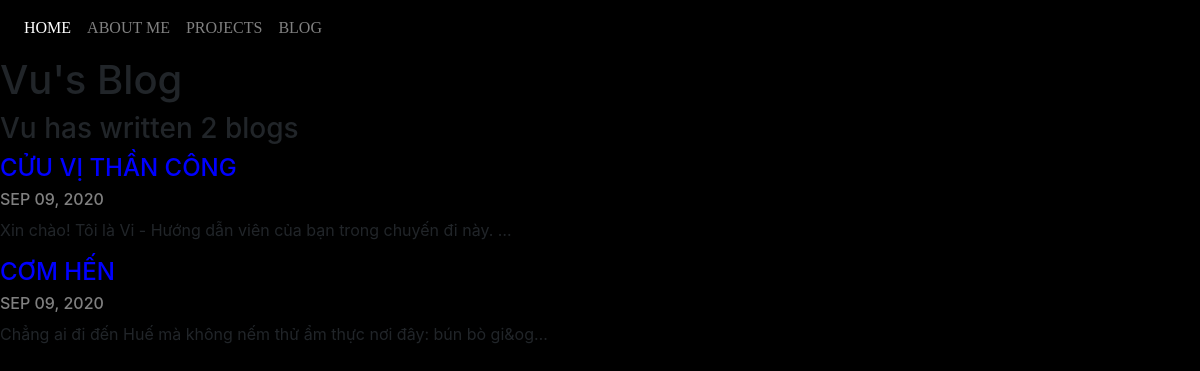
Screenshot of /blog/ with the database file from the repository.
### blog/models.py (models this page shows, shortened)
class BlogPost(models.Model):
    title = models.CharField(max_length=200)
    description = models.TextField()
    url = models.URLField(blank=True)
    date = models.DateField()

### blog/views.py (the view)
# urls.py: path('', views.all_blogs, name='all_blogs'),
def all_blogs(request):
    blogs = BlogPost.objects.order_by('-date')
    return render(request, 'blog/all_blogs.html', {"blogs": blogs})

### blog/templates/blog/all_blogs.html
{% extends 'portfolio/base.html' %}
{% block content %}
<h1> Vu's Blog </h1>
<h3> Vu has written {{blogs.count}} blog{{ blogs.count|pluralize }}</h3>
{% for blog in blogs %}
<a href="{% url 'blog:detail' blog.id %}">
<h4 style="color:blue">{{ blog.title }}</h4></a>
<h6 style="color:grey">{{ blog.date|date:"M d, Y"|upper }}</h6>
<p>{{ blog.description|striptags|safe| truncatechars:100 }}</p>
{% endfor %}
{% endblock %}

### portfolio/templates/portfolio/base.html (shortened to what this page needs)
<!doctype html>
  {% load static %}
<html lang="en">
  <head>
    <link rel="stylesheet" href="https://stackpath.bootstrapcdn.com/bootstrap/4.5.2/css/bootstrap.min.css">
  </head>
  <body style="background-color:black;">
    <nav class="navbar navbar-expand-lg navbar-dark bg-black" >
  <div class="collapse navbar-collapse" id="navbarTogglerDemo02">
    <ul class="navbar-nav mr-auto mt-2 mt-lg-0">
      <li class="nav-item active">
        <a class="nav-link" href="{% url 'home_portfolio' %}" style="font-family:rubik;">HOME <span class="sr-only">(current)</span></a>
      </li>
      <li class="nav-item">
        <a class="nav-link" href="https://www.linkedin.com/in/vu-d-nguyen/" style="font-family:rubik;">ABOUT ME</a>
      </li>
      <li class="nav-item">
        <a class="nav-link" href="https://www.linkedin.com/in/vu-d-nguyen/" style="font-family:rubik;">PROJECTS</a>
      </li>
      <li class="nav-item">
        <a class="nav-link" href="{% url 'blog:all_blogs' %}" style="font-family:rubik;">BLOG</a>
      </li>
    </ul>
  </div>
</nav>
{% block content %}{% endblock %}
  </body>
</html>

### rows the page displays
BlogPost: title "CỬU VỊ THẦN CÔNG", date "SEP 09, 2020", description "Xin chào! Tôi là Vi - Hướng dẫn viên của bạn trong chuyến đi này. …"
BlogPost: title "CƠM HẾN", date "SEP 09, 2020", description "Chẳng ai đi đến Huế mà không nếm thử ẩm thực nơi đây: bún bò gi&og…"

### other values shown
{{ blogs.count }} "2"
